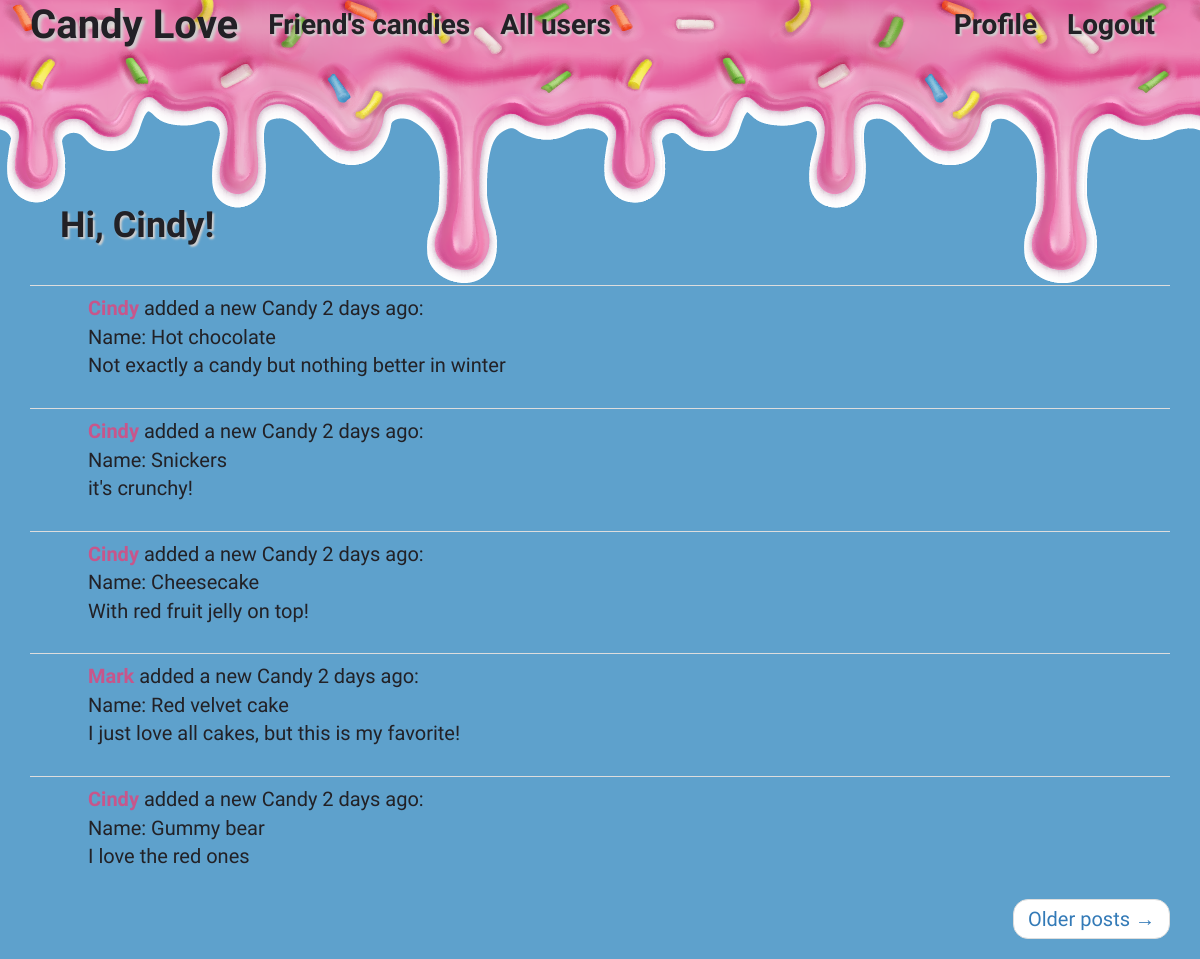
The app's page /index (signed in) with its own data.
### app/models.py (models this page shows, shortened)
class User(UserMixin, db.Model):
    id = db.Column(db.Integer, primary_key=True)
    username = db.Column(db.String(64), index=True, unique=True)
    email = db.Column(db.String(120), index=True, unique=True)
    password_hash = db.Column(db.String(128))
    posts = db.relationship('Post', backref='author', lazy='dynamic')
    about_me = db.Column(db.String(140))
    last_seen = db.Column(db.DateTime, default=datetime.utcnow)
    followed = db.relationship(
        'User', secondary=followers,
        primaryjoin=(followers.c.follower_id == id),
        secondaryjoin=(followers.c.followed_id == id),
        backref=db.backref('followers', lazy='dynamic'), lazy='dynamic')
    def followed_posts(self):
        followed = Post.query.join(
            followers, (followers.c.followed_id == Post.user_id)).filter(
                followers.c.follower_id == self.id)
        own = Post.query.filter_by(user_id=self.id)
        return followed.union(own).order_by(Post.timestamp.desc())

class Post(db.Model):
    id = db.Column(db.Integer, primary_key=True)
    name = db.Column(db.String(64))
    body = db.Column(db.String(140))
    timestamp = db.Column(db.DateTime, index=True, default=datetime.utcnow)
    user_id = db.Column(db.Integer, db.ForeignKey('user.id'))
    language = db.Column(db.String(5))

### app/main/routes.py (the view)
@bp.route('/', methods=['GET', 'POST'])
@bp.route('/index', methods=['GET', 'POST'])
@login_required
def index():
    page = request.args.get('page', 1, type=int)
    posts = current_user.followed_posts().paginate(
        page, current_app.config['POSTS_PER_PAGE'], False)
    next_url = url_for('main.index', page=posts.next_num) \
        if posts.has_next else None
    prev_url = url_for('main.index', page=posts.prev_num) \
        if posts.has_prev else None
    return render_template('index.html', title=_('Home'),
                           posts=posts.items, next_url=next_url,
                           prev_url=prev_url)

### app/main/routes.py (called while the page is built)
@bp.before_app_request
def before_request():
    if current_user.is_authenticated:
        current_user.last_seen = datetime.utcnow()
        db.session.commit()
    g.locale = str(get_locale())

### app/models.py (called while the page is built)
@login.user_loader
def load_user(id):
    return User.query.get(int(id))

### app/templates/index.html (shortened to what this page needs)
{% extends "base.html" %}
{% import 'bootstrap/wtf.html' as wtf %}
{% block app_content %}
    <div class="intro1">
        <br>
        <br>
        <br>
        <h1 class="salutation">{{ _('Hi, %(username)s!', username=current_user.username) }}</h1>
        {% for post in posts %}
            {% include '_post.html' %}
        {% endfor %}
        <nav aria-label="...">
            <ul class="pager">
                {% if next_url %}
                <li class="next{% if not next_url %} disabled{% endif %}">
                    <a href="{{ next_url or '#' }}">
                        {{ _('Older posts') }} <span aria-hidden="true">&rarr;</span>
                    </a>
                </li>
                {% endif %}
            </ul>
        </nav>
    </div>
{% endblock %}

### app/templates/_post.html (shortened to what this page needs)
<table class="table">
    <tr>
        <td width="50px">
        </td>
        <td>
            {{ _('%(username)s added a new Candy %(when)s',
                username=user_link, when=moment(post.timestamp).fromNow()) }}:
            <br>
            Name: <span id="post{{ post.id }}"></span>{{ post.name }}</span>
            <br>
            <span id="post{{ post.id }}"></span>{{ post.body }}</span>
        </td>
    </tr>
</table>

### app/static/styles/style.css (style rules this page uses)
* { margin: 0; padding: 0; -webkit-box-sizing: border-box; box-sizing: border-box; }
body { font-family: 'Comic Neue', cursive; font-size: 2rem; background-color: #5ea1cc; color: #222126; height: 100%; }
.table { color: #222126; }
.table a { color: #c7568b; }
.salutation { font-weight: bold; padding: 3rem; text-shadow: 2px 2px 2px #cfcfcf; }
.name-in-post { font-weight: bold; }

### records on screen
Post: name "Hot chocolate", body "Not exactly a candy but nothing better in winter"
Post: name "Snickers", body "it's crunchy!"
Post: name "Cheesecake", body "With red fruit jelly on top!"
Post: name "Red velvet cake", body "I just love all cakes, but this is my favorite!"
Post: name "Gummy bear", body "I love the red ones"
